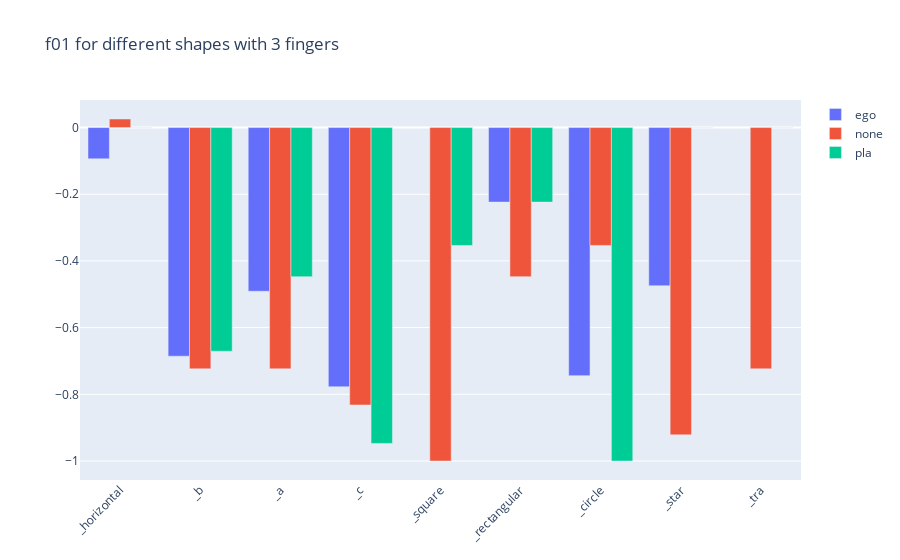
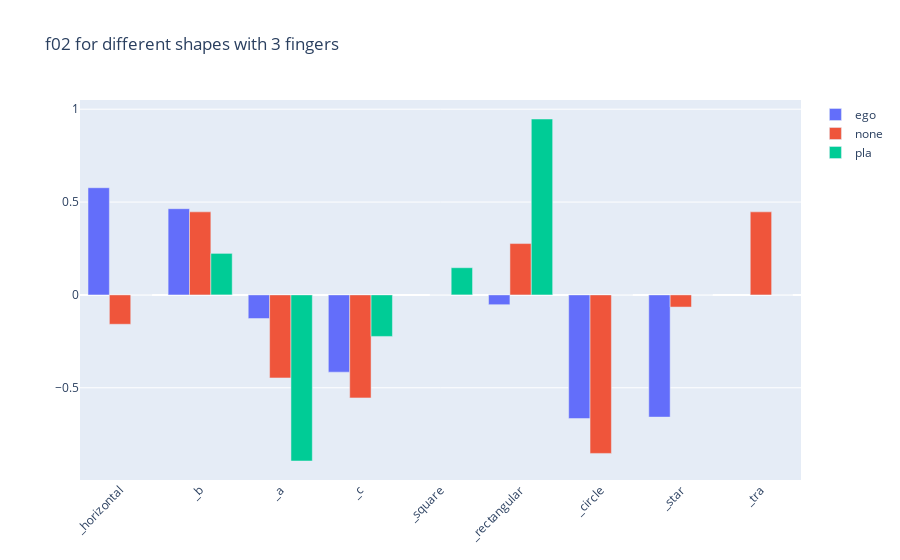
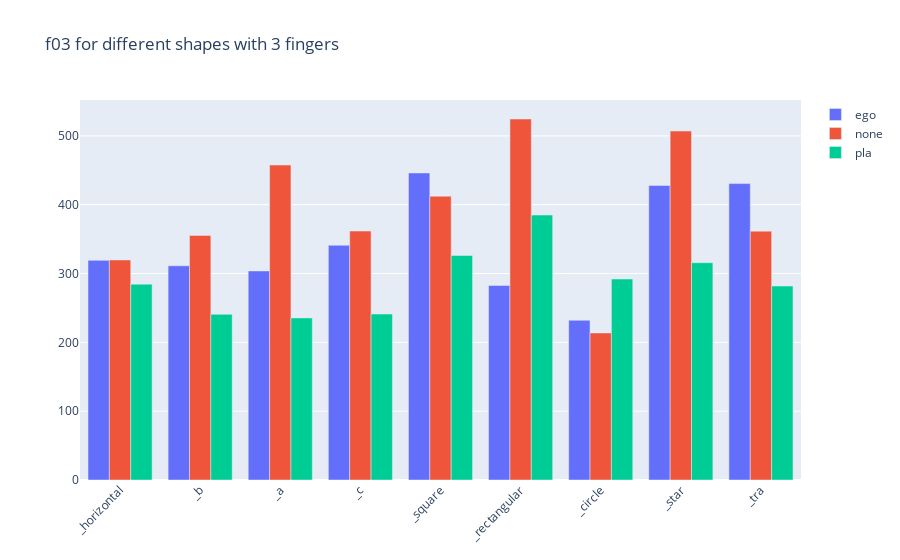
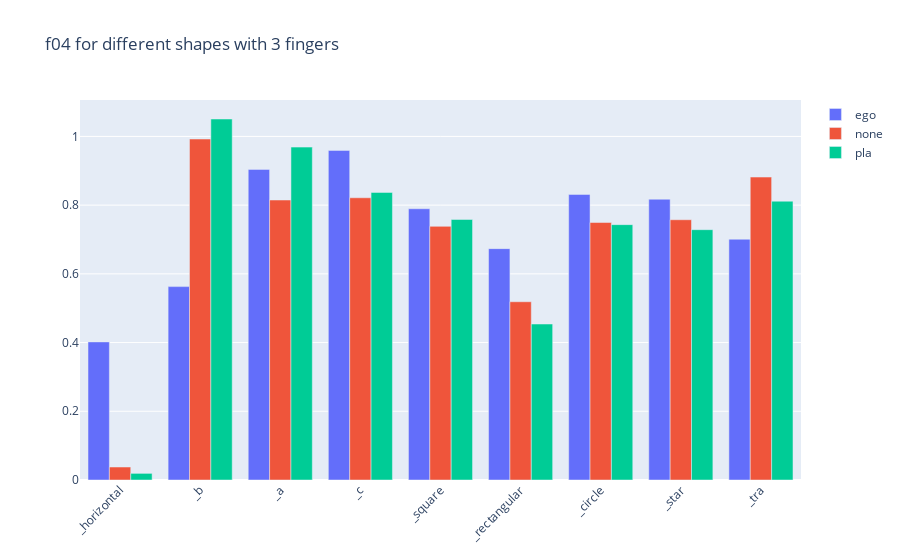

These figures' notebook cell, in order:
### Code cell
plot_features(three_fingers_gzn, three_fingers_jzq, 3)

### Figure 1 — Plotly figure (JSON) as saved in the notebook; plotly's stock layout.template omitted (floating-point values rounded to 4 significant figures)
{"data": [{"name": "ego", "type": "bar", "x": ["_horizontal", "_b", "_a", "_c", "_square", "_rectangular", "_circle", "_star", "_tra"], "y": [-0.09366, -0.6857, -0.4909, -0.7774, null, -0.2236, -0.744, -0.4743, null]}, {"name": "none", "type": "bar", "x": ["_horizontal", "_b", "_a", "_c", "_square", "_rectangular", "_circle", "_star", "_tra"], "y": [0.02566, -0.7236, -0.7236, -0.8321, -1, -0.4472, -0.3536, -0.9216, -0.7236]}, {"name": "pla", "type": "bar", "x": ["_horizontal", "_b", "_a", "_c", "_square", "_rectangular", "_circle", "_star", "_tra"], "y": [0, -0.6708, -0.4472, -0.9472, -0.3536, -0.2236, -1, 0, 0]}], "layout": {"barmode": "group", "title": {"text": "f01 for different shapes with 3 fingers"}, "xaxis": {"tickangle": -45}}}

### Figure 2 — Plotly figure (JSON) as saved in the notebook; plotly's stock layout.template omitted (floating-point values rounded to 4 significant figures)
{"data": [{"name": "ego", "type": "bar", "x": ["_horizontal", "_b", "_a", "_c", "_square", "_rectangular", "_circle", "_star", "_tra"], "y": [0.5772, 0.4642, -0.1272, -0.416, null, -0.05279, -0.6659, -0.6581, null]}, {"name": "none", "type": "bar", "x": ["_horizontal", "_b", "_a", "_c", "_square", "_rectangular", "_circle", "_star", "_tra"], "y": [-0.1581, 0.4472, -0.4472, -0.5547, 0, 0.2764, -0.8536, -0.06549, 0.4472]}, {"name": "pla", "type": "bar", "x": ["_horizontal", "_b", "_a", "_c", "_square", "_rectangular", "_circle", "_star", "_tra"], "y": [0, 0.2236, -0.8944, -0.2236, 0.1464, 0.9472, 0, 0, 0]}], "layout": {"barmode": "group", "title": {"text": "f02 for different shapes with 3 fingers"}, "xaxis": {"tickangle": -45}}}

### Figure 3 — Plotly figure (JSON) as saved in the notebook; plotly's stock layout.template omitted (floating-point values rounded to 4 significant figures)
{"data": [{"name": "ego", "type": "bar", "x": ["_horizontal", "_b", "_a", "_c", "_square", "_rectangular", "_circle", "_star", "_tra"], "y": [319.1, 311.2, 303.8, 341.1, 446.1, 282.6, 232.1, 428.1, 430.7]}, {"name": "none", "type": "bar", "x": ["_horizontal", "_b", "_a", "_c", "_square", "_rectangular", "_circle", "_star", "_tra"], "y": [319.7, 355.3, 457.6, 361.7, 412.4, 524.5, 213.7, 507.0, 361.6]}, {"name": "pla", "type": "bar", "x": ["_horizontal", "_b", "_a", "_c", "_square", "_rectangular", "_circle", "_star", "_tra"], "y": [284.6, 240.8, 235.5, 241.1, 326.2, 384.9, 292.0, 315.7, 281.8]}], "layout": {"barmode": "group", "title": {"text": "f03 for different shapes with 3 fingers"}, "xaxis": {"tickangle": -45}}}

### Figure 4 — Plotly figure (JSON) as saved in the notebook; plotly's stock layout.template omitted (floating-point values rounded to 4 significant figures)
{"data": [{"name": "ego", "type": "bar", "x": ["_horizontal", "_b", "_a", "_c", "_square", "_rectangular", "_circle", "_star", "_tra"], "y": [0.4019, 0.5629, 0.904, 0.9593, 0.7895, 0.6734, 0.8312, 0.8172, 0.7008]}, {"name": "none", "type": "bar", "x": ["_horizontal", "_b", "_a", "_c", "_square", "_rectangular", "_circle", "_star", "_tra"], "y": [0.03777, 0.9924, 0.8149, 0.8214, 0.7382, 0.5188, 0.7494, 0.7575, 0.8817]}, {"name": "pla", "type": "bar", "x": ["_horizontal", "_b", "_a", "_c", "_square", "_rectangular", "_circle", "_star", "_tra"], "y": [0.0193, 1.051, 0.9688, 0.837, 0.7583, 0.4539, 0.7432, 0.7286, 0.8115]}], "layout": {"barmode": "group", "title": {"text": "f04 for different shapes with 3 fingers"}, "xaxis": {"tickangle": -45}}}
